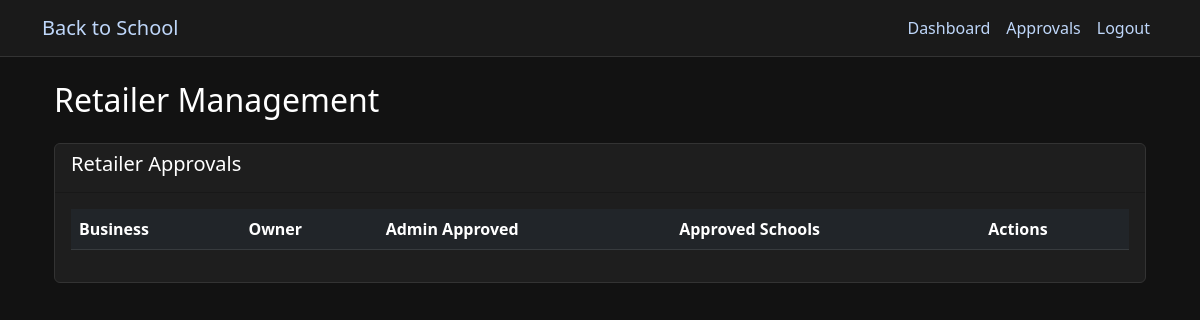
Page /admin/retailers (signed in) on the earlier database version.
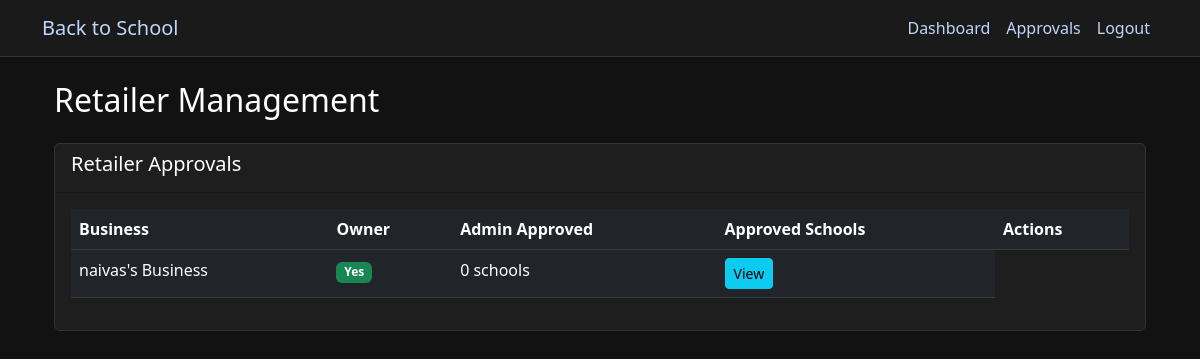
Same page on the later database version.
### app.py (models this page shows)
class Retailer(db.Model):
    id = db.Column(db.Integer, primary_key=True)
    user_id = db.Column(db.Integer, db.ForeignKey('user.id'), nullable=False)
    business_name = db.Column(db.String(100), nullable=False)
    business_address = db.Column(db.String(200))
    is_approved_by_admin = db.Column(db.Boolean, default=False)
    is_approved_by_school = db.Column(db.Boolean, default=False)
    approved_schools = db.relationship('School', secondary='retailer_school', backref='approved_retailers')

### app.py (the view)
@app.route('/admin/retailers')
@role_required(['app_admin'])
def admin_retailers():
    retailers = Retailer.query.order_by(Retailer.is_approved_by_admin).all()
    return render_template('admin/retailers.html', retailers=retailers)

### app.py (called while the page is built)
def role_required(roles):
    def decorator(f):
        @wraps(f)
        def decorated_function(*args, **kwargs):
            if 'user_id' not in session:
                flash('Please log in to access this page', 'error')
                return redirect(url_for('login'))
            if session['role'] not in roles:
                flash('You do not have permission to access this page', 'error')
                return redirect(url_for('dashboard'))
            return f(*args, **kwargs)
        return decorated_function
    return decorator

@app.context_processor
def inject_current_user():
    if 'user_id' in session:
        user = db.session.get(User, session['user_id'])
        return {'current_user': user}
    return {'current_user': None}

@app.context_processor
def inject_cart_item_count():
    if 'user_id' in session and session['role'] in ['parent', 'student']:
        user = db.session.get(User, session['user_id'])
        cart = user.carts[0] if user.carts else None
        if cart and cart.items:
            return {'cart_item_count': len(cart.items)}
    return {'cart_item_count': 0}

### templates/admin/retailers.html (shortened to what this page needs)
{% extends "base.html" %}
{% block content %}
<div class="container">
    <h2 class="mb-4">Retailer Management</h2>
    <div class="card">
        <div class="card-header">
            <h5>Retailer Approvals</h5>
        </div>
        <div class="card-body">
            <div class="table-responsive">
                <table class="table table-dark">
                    <thead>
                        <tr>
                            <th>Business</th>
                            <th>Owner</th>
                            <th>Admin Approved</th>
                            <th>Approved Schools</th>
                            <th>Actions</th>
                        </tr>
                    </thead>
                    <tbody>
                        {% for retailer in retailers %}
                        <tr>
                            <td>{{ retailer.business_name }}</td>
                            <td>
                                <span class="badge bg-{{ 'success' if retailer.is_approved_by_admin else 'warning' }}">
                                    {{ 'Yes' if retailer.is_approved_by_admin else 'No' }}
                                </span>
                            </td>
                            <td>{{ retailer.approved_schools|length }} schools</td>
                            <td>
                                <button type="button" class="btn btn-sm btn-info" data-bs-toggle="modal" data-bs-target="#schoolsModal{{ retailer.id }}">
                                    View
                                </button>
                            </td>
                        </tr>
                        {% endfor %}
                    </tbody>
                </table>
            </div>
        </div>
    </div>
</div>
{% endblock %}

Differences in the rows shown:
added Retailer: business_name "naivas's Business", is_approved_by_admin "Yes", approved_schools|length "0"
